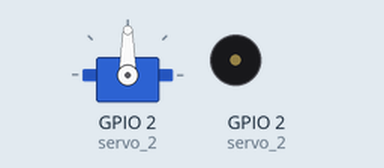
Recording of a sketch running on a simulated ESP32. Shown: servo, buzzer (waves = sounding).

Above: at 0.5 s.
Timing chart, 0 to 3.0 s (numbered marks = the images above):
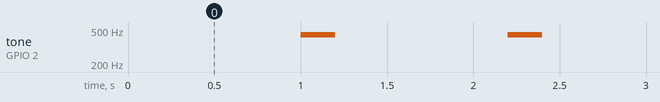

Measured:
- by itself, tone on GPIO 2 (servo_2): alternates 440 Hz for 0.20 s and silent for 1.0 s

The sketch:

esp32-tous-les-blocs.ino
```cpp
// Programme généré par TechnoStudio — ESP32 (Arduino C++)
#include <ESP32Servo.h>

Servo servo_2;

void setup() {
  pinMode(2, OUTPUT);
  Serial.begin(115200);
  servo_2.attach(2);
}

void loop() {
  digitalWrite(2, HIGH);
  analogWrite(2, 0);
  digitalWrite(2, HIGH);
  delay(1000);
  Serial.println("");
  servo_2.write(90);
  tone(2, 440, 200);
  delay(200);
}
```
